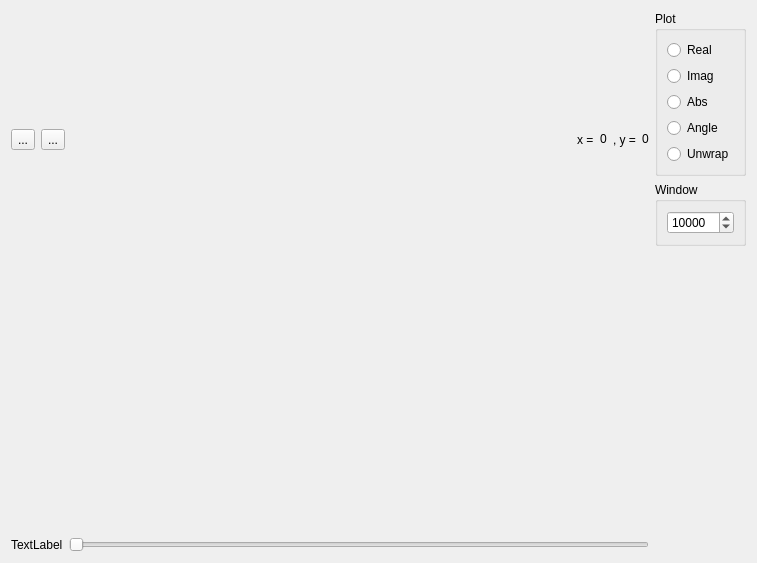
<?xml version="1.0" encoding="UTF-8"?>
<ui version="4.0">
 <class>TD</class>
 <widget class="QWidget" name="TD">
  <property name="geometry">
   <rect>
    <x>0</x>
    <y>0</y>
    <width>757</width>
    <height>563</height>
   </rect>
  </property>
  <property name="windowTitle">
   <string>Form</string>
  </property>
  <layout class="QHBoxLayout" name="horizontalLayout">
   <item>
    <layout class="QVBoxLayout" name="verticalLayout_3">
     <property name="leftMargin">
      <number>0</number>
     </property>
     <item>
      <layout class="QHBoxLayout" name="horizontalLayout_2">
       <property name="topMargin">
        <number>0</number>
       </property>
       <item>
        <widget class="QToolButton" name="button_zoom">
         <property name="text">
          <string>...</string>
         </property>
         <property name="icon">
          <iconset theme="go-home-symbolic">
           <normaloff>.</normaloff>.</iconset>
         </property>
         <property name="checkable">
          <bool>false</bool>
         </property>
         <property name="checked">
          <bool>false</bool>
         </property>
        </widget>
       </item>
       <item>
        <widget class="QToolButton" name="toolButton">
         <property name="text">
          <string>...</string>
         </property>
         <property name="icon">
          <iconset theme="zoom-in-symbolic">
           <normaloff>.</normaloff>.</iconset>
         </property>
         <property name="checkable">
          <bool>true</bool>
         </property>
        </widget>
       </item>
       <item>
        <spacer name="horizontalSpacer">
         <property name="orientation">
          <enum>Qt::Horizontal</enum>
         </property>
         <property name="sizeHint" stdset="0">
          <size>
           <width>40</width>
           <height>20</height>
          </size>
         </property>
        </spacer>
       </item>
       <item>
        <widget class="QLabel" name="label_5">
         <property name="text">
          <string>x =</string>
         </property>
        </widget>
       </item>
       <item>
        <widget class="QLabel" name="x_coord">
         <property name="text">
          <string>0</string>
         </property>
         <property name="textInteractionFlags">
          <set>Qt::LinksAccessibleByMouse|Qt::TextSelectableByKeyboard|Qt::TextSelectableByMouse</set>
         </property>
        </widget>
       </item>
       <item>
        <widget class="QLabel" name="label_2">
         <property name="text">
          <string>, y =</string>
         </property>
        </widget>
       </item>
       <item>
        <widget class="QLabel" name="y_coord">
         <property name="text">
          <string>0</string>
         </property>
         <property name="textInteractionFlags">
          <set>Qt::LinksAccessibleByMouse|Qt::TextSelectableByKeyboard|Qt::TextSelectableByMouse</set>
         </property>
        </widget>
       </item>
      </layout>
     </item>
     <item>
      <widget class="QwtPlot" name="qwtPlot">
       <property name="canvasBackground">
        <brush brushstyle="SolidPattern">
         <color alpha="255">
          <red>255</red>
          <green>255</green>
          <blue>255</blue>
         </color>
        </brush>
       </property>
      </widget>
     </item>
     <item>
      <layout class="QHBoxLayout" name="horizontalLayout_3">
       <property name="topMargin">
        <number>0</number>
       </property>
       <item>
        <widget class="QLabel" name="label">
         <property name="text">
          <string>TextLabel</string>
         </property>
        </widget>
       </item>
       <item>
        <widget class="QSlider" name="t_offset">
         <property name="maximum">
          <number>100</number>
         </property>
         <property name="orientation">
          <enum>Qt::Horizontal</enum>
         </property>
         <property name="tickPosition">
          <enum>QSlider::NoTicks</enum>
         </property>
         <property name="tickInterval">
          <number>1</number>
         </property>
        </widget>
       </item>
      </layout>
     </item>
    </layout>
   </item>
   <item>
    <layout class="QVBoxLayout" name="verticalLayout_2">
     <property name="rightMargin">
      <number>0</number>
     </property>
     <property name="bottomMargin">
      <number>0</number>
     </property>
     <item>
      <widget class="QGroupBox" name="groupBox">
       <property name="title">
        <string>Plot</string>
       </property>
       <layout class="QVBoxLayout" name="verticalLayout">
        <item>
         <widget class="QRadioButton" name="real">
          <property name="text">
           <string>Real</string>
          </property>
          <property name="autoExclusive">
           <bool>false</bool>
          </property>
         </widget>
        </item>
        <item>
         <widget class="QRadioButton" name="imag">
          <property name="text">
           <string>Imag</string>
          </property>
          <property name="autoExclusive">
           <bool>false</bool>
          </property>
         </widget>
        </item>
        <item>
         <widget class="QRadioButton" name="abs">
          <property name="text">
           <string>Abs</string>
          </property>
          <property name="autoExclusive">
           <bool>false</bool>
          </property>
         </widget>
        </item>
        <item>
         <widget class="QRadioButton" name="angle">
          <property name="text">
           <string>Angle</string>
          </property>
          <property name="autoExclusive">
           <bool>false</bool>
          </property>
         </widget>
        </item>
        <item>
         <widget class="QRadioButton" name="unwrap">
          <property name="text">
           <string>Unwrap</string>
          </property>
          <property name="autoExclusive">
           <bool>false</bool>
          </property>
         </widget>
        </item>
       </layout>
      </widget>
     </item>
     <item>
      <widget class="QGroupBox" name="groupBox_2">
       <property name="title">
        <string>Window</string>
       </property>
       <layout class="QVBoxLayout" name="verticalLayout_4">
        <item>
         <widget class="QSpinBox" name="win_size">
          <property name="maximum">
           <number>100000</number>
          </property>
          <property name="singleStep">
           <number>100</number>
          </property>
          <property name="value">
           <number>10000</number>
          </property>
         </widget>
        </item>
       </layout>
      </widget>
     </item>
     <item>
      <spacer name="verticalSpacer">
       <property name="orientation">
        <enum>Qt::Vertical</enum>
       </property>
       <property name="sizeHint" stdset="0">
        <size>
         <width>20</width>
         <height>40</height>
        </size>
       </property>
      </spacer>
     </item>
    </layout>
   </item>
  </layout>
 </widget>
 <customwidgets>
  <customwidget>
   <class>QwtPlot</class>
   <extends>QFrame</extends>
   <header>qwt_plot.h</header>
  </customwidget>
 </customwidgets>
 <resources/>
 <connections/>
</ui>
